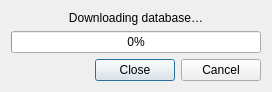
<?xml version="1.0" encoding="UTF-8"?>
<ui version="4.0">
 <class>DatDownloadView</class>
 <widget class="QDialog" name="DatDownloadView">
  <property name="geometry">
   <rect>
    <x>0</x>
    <y>0</y>
    <width>274</width>
    <height>101</height>
   </rect>
  </property>
  <property name="windowTitle">
   <string>Dialog</string>
  </property>
  <layout class="QVBoxLayout" name="verticalLayout">
   <property name="sizeConstraint">
    <enum>QLayout::SetFixedSize</enum>
   </property>
   <item>
    <widget class="QLabel" name="status">
     <property name="layoutDirection">
      <enum>Qt::LeftToRight</enum>
     </property>
     <property name="text">
      <string>Downloading database…</string>
     </property>
     <property name="alignment">
      <set>Qt::AlignCenter</set>
     </property>
    </widget>
   </item>
   <item>
    <widget class="QProgressBar" name="progressBar">
     <property name="sizePolicy">
      <sizepolicy hsizetype="Fixed" vsizetype="Fixed">
       <horstretch>0</horstretch>
       <verstretch>0</verstretch>
      </sizepolicy>
     </property>
     <property name="minimumSize">
      <size>
       <width>250</width>
       <height>0</height>
      </size>
     </property>
     <property name="value">
      <number>0</number>
     </property>
    </widget>
   </item>
   <item>
    <widget class="QDialogButtonBox" name="dialogButtonBox">
     <property name="orientation">
      <enum>Qt::Horizontal</enum>
     </property>
     <property name="standardButtons">
      <set>QDialogButtonBox::Cancel|QDialogButtonBox::Close</set>
     </property>
    </widget>
   </item>
  </layout>
 </widget>
 <resources/>
 <connections>
  <connection>
   <sender>dialogButtonBox</sender>
   <signal>accepted()</signal>
   <receiver>DatDownloadView</receiver>
   <slot>hide()</slot>
   <hints>
    <hint type="sourcelabel">
     <x>248</x>
     <y>254</y>
    </hint>
    <hint type="destinationlabel">
     <x>157</x>
     <y>274</y>
    </hint>
   </hints>
  </connection>
  <connection>
   <sender>dialogButtonBox</sender>
   <signal>rejected()</signal>
   <receiver>DatDownloadView</receiver>
   <slot>hide()</slot>
   <hints>
    <hint type="sourcelabel">
     <x>316</x>
     <y>260</y>
    </hint>
    <hint type="destinationlabel">
     <x>286</x>
     <y>274</y>
    </hint>
   </hints>
  </connection>
 </connections>
</ui>
